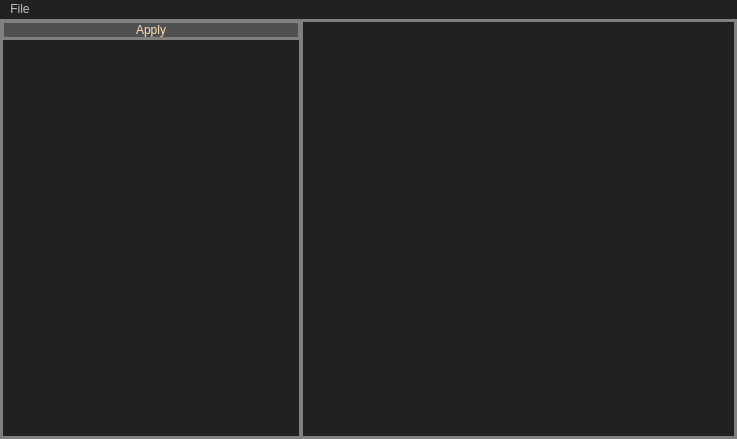
<?xml version="1.0" encoding="UTF-8"?>
<ui version="4.0">
 <class>MainWindow</class>
 <widget class="QMainWindow" name="MainWindow">
  <property name="geometry">
   <rect>
    <x>0</x>
    <y>0</y>
    <width>737</width>
    <height>439</height>
   </rect>
  </property>
  <property name="windowTitle">
   <string>MainWindow</string>
  </property>
  <property name="styleSheet">
   <string notr="true">color: rgb(193, 193, 193);
background-color: rgb(33, 33, 33);</string>
  </property>
  <widget class="QWidget" name="centralwidget">
   <layout class="QVBoxLayout" name="verticalLayout">
    <property name="spacing">
     <number>0</number>
    </property>
    <property name="leftMargin">
     <number>0</number>
    </property>
    <property name="topMargin">
     <number>0</number>
    </property>
    <property name="rightMargin">
     <number>0</number>
    </property>
    <property name="bottomMargin">
     <number>0</number>
    </property>
    <item>
     <widget class="QFrame" name="MainFrame">
      <property name="styleSheet">
       <string notr="true">border: 1px solid grey;</string>
      </property>
      <property name="frameShape">
       <enum>QFrame::StyledPanel</enum>
      </property>
      <property name="frameShadow">
       <enum>QFrame::Raised</enum>
      </property>
      <layout class="QHBoxLayout" name="horizontalLayout">
       <property name="spacing">
        <number>0</number>
       </property>
       <property name="leftMargin">
        <number>0</number>
       </property>
       <property name="topMargin">
        <number>0</number>
       </property>
       <property name="rightMargin">
        <number>0</number>
       </property>
       <property name="bottomMargin">
        <number>0</number>
       </property>
       <item>
        <widget class="QFrame" name="FrameParameters">
         <property name="minimumSize">
          <size>
           <width>300</width>
           <height>0</height>
          </size>
         </property>
         <property name="maximumSize">
          <size>
           <width>300</width>
           <height>16777215</height>
          </size>
         </property>
         <property name="frameShape">
          <enum>QFrame::StyledPanel</enum>
         </property>
         <property name="frameShadow">
          <enum>QFrame::Raised</enum>
         </property>
         <layout class="QVBoxLayout" name="verticalLayout_2">
          <property name="spacing">
           <number>0</number>
          </property>
          <property name="leftMargin">
           <number>0</number>
          </property>
          <property name="topMargin">
           <number>0</number>
          </property>
          <property name="rightMargin">
           <number>0</number>
          </property>
          <property name="bottomMargin">
           <number>0</number>
          </property>
          <item>
           <widget class="QPushButton" name="PushButtonApply">
            <property name="styleSheet">
             <string notr="true">background-color: rgb(80, 80, 80);
color: rgb(255, 221, 187);
border: 2px solid grey;
font: 10pt &quot;Consolas&quot;;</string>
            </property>
            <property name="text">
             <string>Apply</string>
            </property>
           </widget>
          </item>
          <item>
           <widget class="QTextEdit" name="TextEditParameters"/>
          </item>
         </layout>
        </widget>
       </item>
       <item>
        <widget class="QFrame" name="FrameGraphics">
         <property name="minimumSize">
          <size>
           <width>0</width>
           <height>0</height>
          </size>
         </property>
         <property name="maximumSize">
          <size>
           <width>16777215</width>
           <height>16777215</height>
          </size>
         </property>
         <property name="frameShape">
          <enum>QFrame::StyledPanel</enum>
         </property>
         <property name="frameShadow">
          <enum>QFrame::Raised</enum>
         </property>
         <layout class="QHBoxLayout" name="horizontalLayout_2">
          <property name="spacing">
           <number>0</number>
          </property>
          <property name="leftMargin">
           <number>0</number>
          </property>
          <property name="topMargin">
           <number>0</number>
          </property>
          <property name="rightMargin">
           <number>0</number>
          </property>
          <property name="bottomMargin">
           <number>0</number>
          </property>
          <item>
           <widget class="QWidget" name="WiMatPlotLib" native="true"/>
          </item>
         </layout>
        </widget>
       </item>
      </layout>
     </widget>
    </item>
   </layout>
  </widget>
  <widget class="QMenuBar" name="menubar">
   <property name="geometry">
    <rect>
     <x>0</x>
     <y>0</y>
     <width>737</width>
     <height>18</height>
    </rect>
   </property>
   <widget class="QMenu" name="menuFile">
    <property name="title">
     <string>File</string>
    </property>
    <addaction name="actionExit"/>
   </widget>
   <addaction name="menuFile"/>
  </widget>
  <action name="actionExit">
   <property name="text">
    <string>Exit</string>
   </property>
  </action>
 </widget>
 <resources/>
 <connections/>
</ui>
